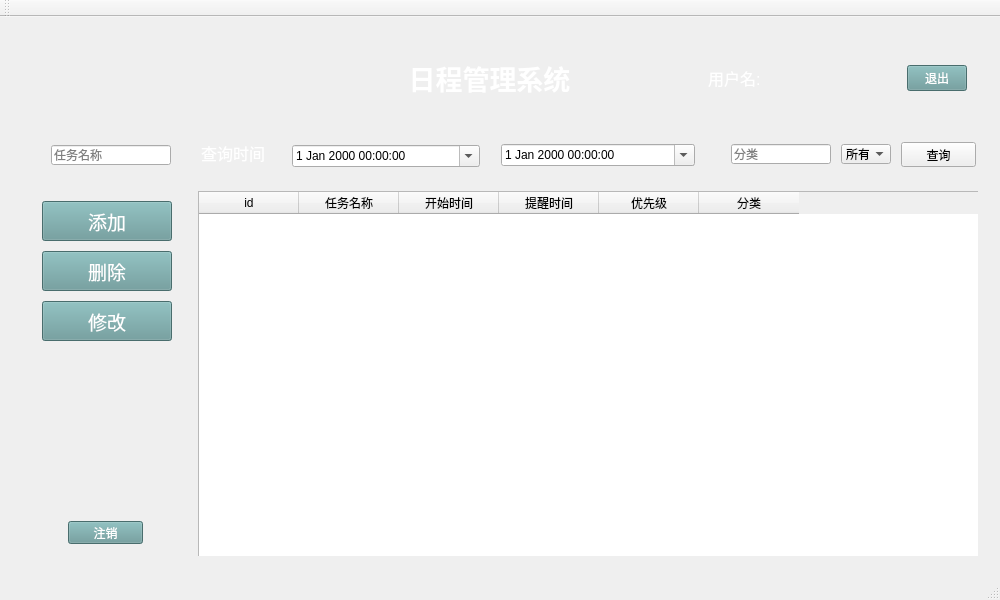
<?xml version="1.0" encoding="UTF-8"?>
<ui version="4.0">
 <class>MainWindow</class>
 <widget class="QMainWindow" name="MainWindow">
  <property name="geometry">
   <rect>
    <x>0</x>
    <y>0</y>
    <width>1000</width>
    <height>600</height>
   </rect>
  </property>
  <property name="maximumSize">
   <size>
    <width>1000</width>
    <height>600</height>
   </size>
  </property>
  <property name="windowTitle">
   <string>日程管理系统</string>
  </property>
  <property name="windowIcon">
   <iconset resource="icon_regis.qrc">
    <normaloff>:/icon.jpg</normaloff>:/icon.jpg</iconset>
  </property>
  <property name="toolTip">
   <string>这是日程管理系统</string>
  </property>
  <widget class="QWidget" name="centralWidget">
   <property name="styleSheet">
    <string notr="true">QWidget#centralWidget{background-color:#336666;};</string>
   </property>
   <layout class="QGridLayout" name="gridLayout_4">
    <item row="0" column="0">
     <widget class="QWidget" name="widget" native="true">
      <property name="maximumSize">
       <size>
        <width>16777215</width>
        <height>100</height>
       </size>
      </property>
      <property name="styleSheet">
       <string notr="true">color:rgb(255, 255, 255);</string>
      </property>
      <layout class="QGridLayout" name="gridLayout_2" columnstretch="1,1,1">
       <item row="0" column="2">
        <widget class="QWidget" name="widget_2" native="true">
         <layout class="QGridLayout" name="gridLayout">
          <item row="0" column="1">
           <widget class="QLabel" name="label_2">
            <property name="font">
             <font>
              <family>Arial</family>
              <pointsize>12</pointsize>
             </font>
            </property>
            <property name="text">
             <string>用户名: </string>
            </property>
           </widget>
          </item>
          <item row="0" column="3">
           <widget class="QPushButton" name="pushButton">
            <property name="maximumSize">
             <size>
              <width>60</width>
              <height>16777215</height>
             </size>
            </property>
            <property name="styleSheet">
             <string notr="true">background-color: rgb(102, 153, 153);</string>
            </property>
            <property name="text">
             <string>退出</string>
            </property>
           </widget>
          </item>
          <item row="0" column="0">
           <widget class="QLabel" name="label_3">
            <property name="minimumSize">
             <size>
              <width>40</width>
              <height>40</height>
             </size>
            </property>
            <property name="maximumSize">
             <size>
              <width>40</width>
              <height>40</height>
             </size>
            </property>
            <property name="styleSheet">
             <string notr="true">background-image: url(:/蛙蛙.jpg);</string>
            </property>
            <property name="text">
             <string/>
            </property>
            <property name="pixmap">
             <pixmap resource="icon2.qrc">:/蛙蛙.jpg</pixmap>
            </property>
            <property name="scaledContents">
             <bool>true</bool>
            </property>
           </widget>
          </item>
          <item row="0" column="2">
           <widget class="QLabel" name="label_user">
            <property name="minimumSize">
             <size>
              <width>130</width>
              <height>0</height>
             </size>
            </property>
            <property name="font">
             <font>
              <family>AniMe Matrix - MB_EN</family>
              <pointsize>12</pointsize>
             </font>
            </property>
            <property name="text">
             <string/>
            </property>
           </widget>
          </item>
         </layout>
        </widget>
       </item>
       <item row="0" column="0">
        <spacer name="horizontalSpacer">
         <property name="orientation">
          <enum>Qt::Horizontal</enum>
         </property>
         <property name="sizeHint" stdset="0">
          <size>
           <width>314</width>
           <height>20</height>
          </size>
         </property>
        </spacer>
       </item>
       <item row="0" column="1">
        <widget class="QLabel" name="label">
         <property name="font">
          <font>
           <family>AniMe Matrix - MB_EN</family>
           <pointsize>20</pointsize>
           <weight>75</weight>
           <bold>true</bold>
          </font>
         </property>
         <property name="text">
          <string>日程管理系统</string>
         </property>
         <property name="alignment">
          <set>Qt::AlignCenter</set>
         </property>
        </widget>
       </item>
      </layout>
     </widget>
    </item>
    <item row="2" column="0">
     <widget class="QWidget" name="widget_5" native="true">
      <layout class="QGridLayout" name="gridLayout_3">
       <item row="0" column="0">
        <widget class="QWidget" name="widget_3" native="true">
         <property name="maximumSize">
          <size>
           <width>150</width>
           <height>16777215</height>
          </size>
         </property>
         <property name="styleSheet">
          <string notr="true">color: rgb(255, 255, 255);</string>
         </property>
         <widget class="QPushButton" name="btn_add">
          <property name="geometry">
           <rect>
            <x>20</x>
            <y>10</y>
            <width>130</width>
            <height>40</height>
           </rect>
          </property>
          <property name="maximumSize">
           <size>
            <width>130</width>
            <height>40</height>
           </size>
          </property>
          <property name="font">
           <font>
            <family>AniMe Matrix - MB_EN</family>
            <pointsize>14</pointsize>
           </font>
          </property>
          <property name="styleSheet">
           <string notr="true">background-color: rgb(102, 153, 153);</string>
          </property>
          <property name="text">
           <string>添加</string>
          </property>
         </widget>
         <widget class="QPushButton" name="btn_del">
          <property name="geometry">
           <rect>
            <x>20</x>
            <y>60</y>
            <width>130</width>
            <height>40</height>
           </rect>
          </property>
          <property name="maximumSize">
           <size>
            <width>130</width>
            <height>40</height>
           </size>
          </property>
          <property name="font">
           <font>
            <family>AniMe Matrix - MB_EN</family>
            <pointsize>14</pointsize>
           </font>
          </property>
          <property name="styleSheet">
           <string notr="true">background-color: rgb(102, 153, 153);</string>
          </property>
          <property name="text">
           <string>删除</string>
          </property>
         </widget>
         <widget class="QPushButton" name="btn_mod">
          <property name="geometry">
           <rect>
            <x>20</x>
            <y>110</y>
            <width>130</width>
            <height>40</height>
           </rect>
          </property>
          <property name="maximumSize">
           <size>
            <width>130</width>
            <height>40</height>
           </size>
          </property>
          <property name="font">
           <font>
            <family>AniMe Matrix - MB_EN</family>
            <pointsize>14</pointsize>
           </font>
          </property>
          <property name="styleSheet">
           <string notr="true">background-color: rgb(102, 153, 153);</string>
          </property>
          <property name="text">
           <string>修改</string>
          </property>
         </widget>
         <widget class="QPushButton" name="pushButton_2">
          <property name="geometry">
           <rect>
            <x>46</x>
            <y>330</y>
            <width>75</width>
            <height>23</height>
           </rect>
          </property>
          <property name="styleSheet">
           <string notr="true">background-color: rgb(102, 153, 153);</string>
          </property>
          <property name="text">
           <string>注销</string>
          </property>
         </widget>
        </widget>
       </item>
       <item row="0" column="1">
        <widget class="QWidget" name="widget_4" native="true">
         <property name="styleSheet">
          <string notr="true"/>
         </property>
         <widget class="QTableWidget" name="tableWidget">
          <property name="geometry">
           <rect>
            <x>20</x>
            <y>0</y>
            <width>801</width>
            <height>401</height>
           </rect>
          </property>
          <column>
           <property name="text">
            <string>id</string>
           </property>
           <property name="font">
            <font>
             <weight>50</weight>
             <bold>false</bold>
            </font>
           </property>
          </column>
          <column>
           <property name="text">
            <string>任务名称</string>
           </property>
           <property name="font">
            <font>
             <weight>50</weight>
             <bold>false</bold>
            </font>
           </property>
          </column>
          <column>
           <property name="text">
            <string>开始时间</string>
           </property>
          </column>
          <column>
           <property name="text">
            <string>提醒时间</string>
           </property>
          </column>
          <column>
           <property name="text">
            <string>优先级</string>
           </property>
          </column>
          <column>
           <property name="text">
            <string>分类</string>
           </property>
          </column>
         </widget>
        </widget>
       </item>
      </layout>
     </widget>
    </item>
    <item row="1" column="0">
     <widget class="QWidget" name="widget_6" native="true">
      <property name="maximumSize">
       <size>
        <width>16777215</width>
        <height>40</height>
       </size>
      </property>
      <widget class="QPushButton" name="btn_check">
       <property name="geometry">
        <rect>
         <x>890</x>
         <y>8</y>
         <width>75</width>
         <height>25</height>
        </rect>
       </property>
       <property name="maximumSize">
        <size>
         <width>75</width>
         <height>25</height>
        </size>
       </property>
       <property name="text">
        <string>查询</string>
       </property>
      </widget>
      <widget class="QComboBox" name="comboBox">
       <property name="geometry">
        <rect>
         <x>830</x>
         <y>10</y>
         <width>50</width>
         <height>20</height>
        </rect>
       </property>
       <property name="maximumSize">
        <size>
         <width>50</width>
         <height>20</height>
        </size>
       </property>
       <item>
        <property name="text">
         <string>所有</string>
        </property>
       </item>
       <item>
        <property name="text">
         <string>低</string>
        </property>
       </item>
       <item>
        <property name="text">
         <string>中</string>
        </property>
       </item>
       <item>
        <property name="text">
         <string>高</string>
        </property>
       </item>
      </widget>
      <widget class="QLineEdit" name="line_taskname">
       <property name="geometry">
        <rect>
         <x>40</x>
         <y>11</y>
         <width>120</width>
         <height>20</height>
        </rect>
       </property>
       <property name="maximumSize">
        <size>
         <width>120</width>
         <height>20</height>
        </size>
       </property>
       <property name="toolTip">
        <string>日程名称</string>
       </property>
       <property name="placeholderText">
        <string>任务名称</string>
       </property>
      </widget>
      <widget class="QLineEdit" name="line_classification">
       <property name="geometry">
        <rect>
         <x>720</x>
         <y>10</y>
         <width>100</width>
         <height>20</height>
        </rect>
       </property>
       <property name="maximumSize">
        <size>
         <width>100</width>
         <height>20</height>
        </size>
       </property>
       <property name="toolTip">
        <string>分类</string>
       </property>
       <property name="placeholderText">
        <string>分类</string>
       </property>
      </widget>
      <widget class="QLabel" name="label_4">
       <property name="geometry">
        <rect>
         <x>190</x>
         <y>9</y>
         <width>71</width>
         <height>20</height>
        </rect>
       </property>
       <property name="font">
        <font>
         <family>AniMe Matrix - MB_EN</family>
         <pointsize>12</pointsize>
        </font>
       </property>
       <property name="styleSheet">
        <string notr="true">color: rgb(255, 255, 255);</string>
       </property>
       <property name="text">
        <string>查询时间</string>
       </property>
      </widget>
      <widget class="QWidget" name="widget_7" native="true">
       <property name="geometry">
        <rect>
         <x>270</x>
         <y>0</y>
         <width>210</width>
         <height>40</height>
        </rect>
       </property>
       <property name="maximumSize">
        <size>
         <width>16777215</width>
         <height>40</height>
        </size>
       </property>
       <layout class="QGridLayout" name="gridLayout_5">
        <item row="0" column="1">
         <widget class="QDateTimeEdit" name="time1">
          <property name="minimumSize">
           <size>
            <width>0</width>
            <height>22</height>
           </size>
          </property>
          <property name="calendarPopup">
           <bool>true</bool>
          </property>
         </widget>
        </item>
       </layout>
      </widget>
      <widget class="QWidget" name="widget_8" native="true">
       <property name="geometry">
        <rect>
         <x>480</x>
         <y>0</y>
         <width>211</width>
         <height>40</height>
        </rect>
       </property>
       <property name="maximumSize">
        <size>
         <width>16777215</width>
         <height>40</height>
        </size>
       </property>
       <widget class="QDateTimeEdit" name="time2">
        <property name="geometry">
         <rect>
          <x>10</x>
          <y>10</y>
          <width>194</width>
          <height>22</height>
         </rect>
        </property>
        <property name="calendarPopup">
         <bool>true</bool>
        </property>
       </widget>
      </widget>
     </widget>
    </item>
   </layout>
  </widget>
  <widget class="QMenuBar" name="menuBar">
   <property name="geometry">
    <rect>
     <x>0</x>
     <y>0</y>
     <width>1000</width>
     <height>23</height>
    </rect>
   </property>
  </widget>
  <widget class="QToolBar" name="mainToolBar">
   <attribute name="toolBarArea">
    <enum>TopToolBarArea</enum>
   </attribute>
   <attribute name="toolBarBreak">
    <bool>false</bool>
   </attribute>
  </widget>
  <widget class="QStatusBar" name="statusBar"/>
 </widget>
 <layoutdefault spacing="6" margin="11"/>
 <resources>
  <include location="icon2.qrc"/>
  <include location="icon_regis.qrc"/>
 </resources>
 <connections/>
</ui>
